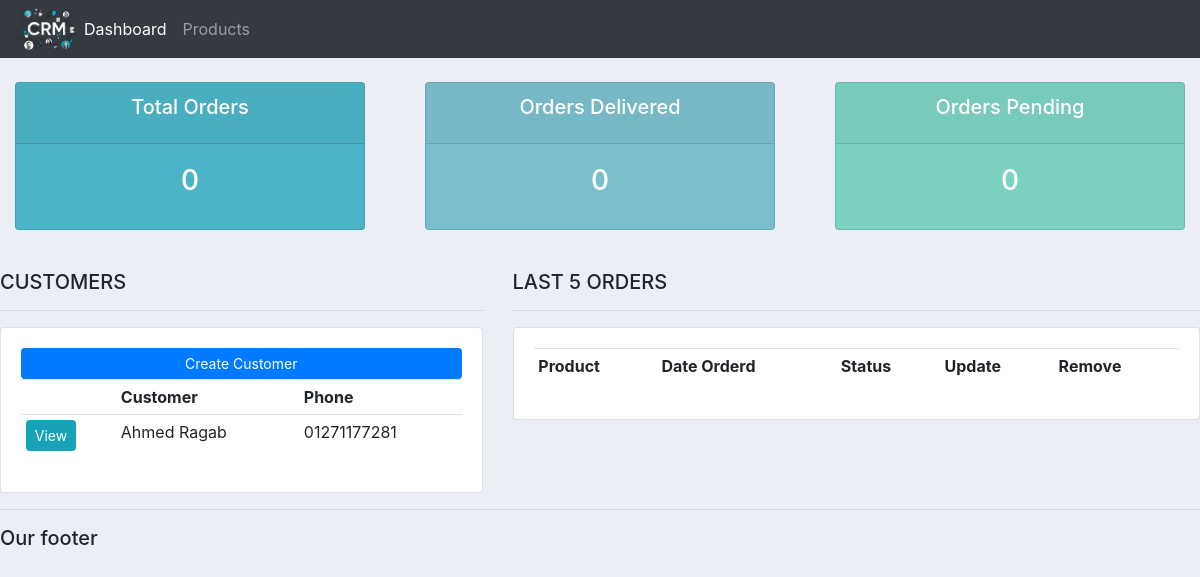
The app's page /, older data.
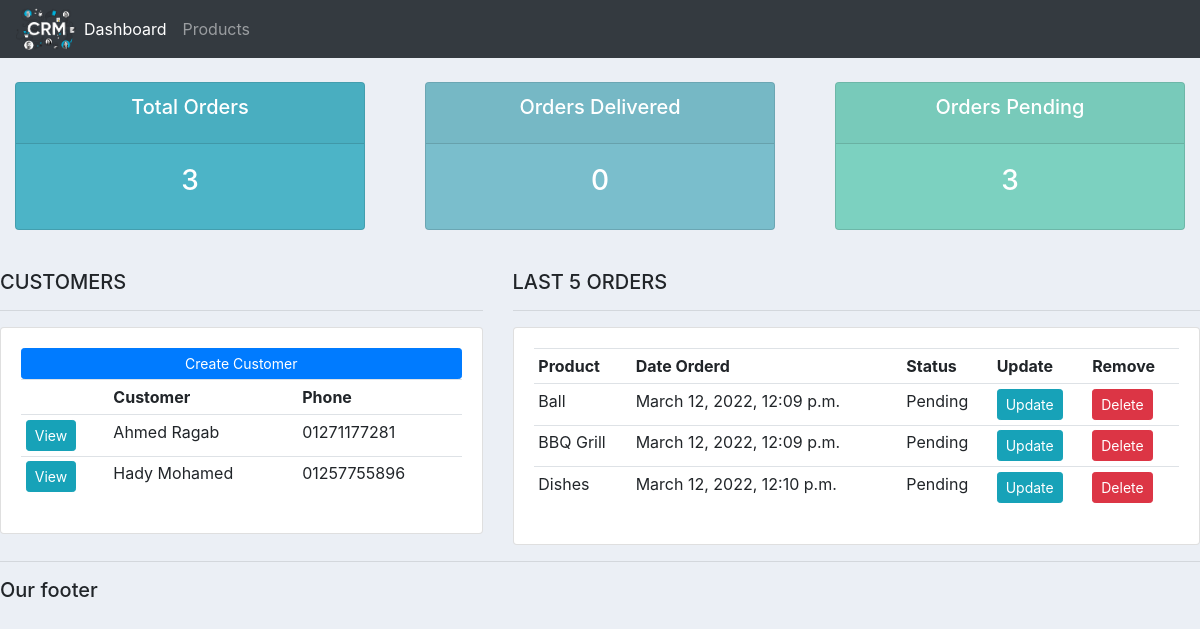
The same page, newer data.
### accounts/models.py (models this page shows, shortened)
class Customer(models.Model):
    name = models.CharField(max_length=200, null=True)
    phone = models.CharField(max_length=200, null=True)
    email = models.CharField(max_length=200, null=True)
    date_created = models.DateTimeField(auto_now_add=True, null=True)

class Order(models.Model):
    STATUS = (
        ('Pending','Pending'),
        ('Out for delivery','Out for delivery'),
        ('Delivered','Delivered'),
    )
    customer = models.ForeignKey(Customer, null=True, on_delete=models.SET_NULL) #One to many rel.
    product = models.ForeignKey(Product, null=True, on_delete=models.SET_NULL)
    date_created = models.DateTimeField(auto_now_add=True, null=True)
    status = models.CharField(max_length=200, null=True, choices=STATUS)
    note = models.CharField(max_length=1000, null=True)

class Product(models.Model):
    CATEGORY = (
        ('Indoor','Indoor'),
        ('Outdoor','Outdoor'),
    )
    name =  models.CharField(max_length=200, null=True)
    price =  models.FloatField(null=True)
    category =  models.CharField(max_length=200, null=True, choices=CATEGORY)
    description =  models.CharField(max_length=200, null=True, blank=True) #blank means can make it blank.
    date_created = models.DateTimeField(auto_now_add=True, null=True)
    tags = models.ManyToManyField(Tag) #Many to many rel.
    def __str__(self):
        return self.name

### accounts/views.py (the view)
# urls.py: path('', views.home, name='home'), #Base URL
def home(request):
    customers = Customer.objects.all()
    orders = Order.objects.all()
    totalCustomers = customers.count()
    totalOrders = orders.count()
    delivered = orders.filter(status='Delivered').count()
    pending = orders.filter(status='Pending').count()
    context = {'orders':orders, 'customers':customers, 'totalOrders':totalOrders,
    'delivered':delivered, 'pending':pending}
    return render(request, 'accounts/dashboard.html',context)

### accounts/templates/accounts/dashboard.html
{% extends 'accounts/main.html' %}
{% block content %}
{% include 'accounts/status.html' %}
<br>
<div class="row">
	<div class="col-md-5">
		<h5>CUSTOMERS</h5>
		<hr>
		<div class="card card-body">
			<a class="btn btn-primary  btn-sm btn-block" href="">Create Customer</a>
			<table class="table table-sm">
				<tr>
					<th></th>
					<th>Customer</th>
					<th>Phone</th>
				</tr>
				{% for customer in customers %}
					<tr>
						<td><a class="btn btn-sm btn-info" href="{% url 'customer' customer.id %}">View</a></td>
						<td>{{customer.name}}</td>
						<td>{{customer.phone}}</td>
					</tr>
				{% endfor %}
			</table>
		</div>
	</div>
	<div class="col-md-7">
		<h5>LAST 5 ORDERS</h5>
		<hr>
		<div class="card card-body">
			<table class="table table-sm">
				<tr>
					<th>Product</th>
					<th>Date Orderd</th>
					<th>Status</th>
					<th>Update</th>
					<th>Remove</th>
				</tr>
				{% for order in orders %}
					<tr>
						<td>{{order.product}}</td>
						<td>{{order.date_created}}</td>
						<td>{{order.status}}</td>
						<td><a class="btn btn-sm btn-info" href="{% url 'update_order' order.id %}">Update</a></td>
						<td><a class="btn btn-sm btn-danger" href="{% url 'delete_order' order.id %}">Delete</a></td>
					</tr>
				{% endfor %}
			</table>
		</div>
	</div>
</div>
{% endblock %}

Row changes from the older to the newer data that the page shows:
added Customer: name "Hady Mohamed", phone "01257755896"
added Order: product "Ball", date_created "March 12, 2022, 12:09 p.m.", status "Pending"
added Order: product "BBQ Grill", date_created "March 12, 2022, 12:09 p.m.", status "Pending"
added Order: product "Dishes", date_created "March 12, 2022, 12:10 p.m.", status "Pending"
Text that changed along with them:
{{ totalOrders }}: "0" → "3"
{{ pending }}: "0" → "3"
